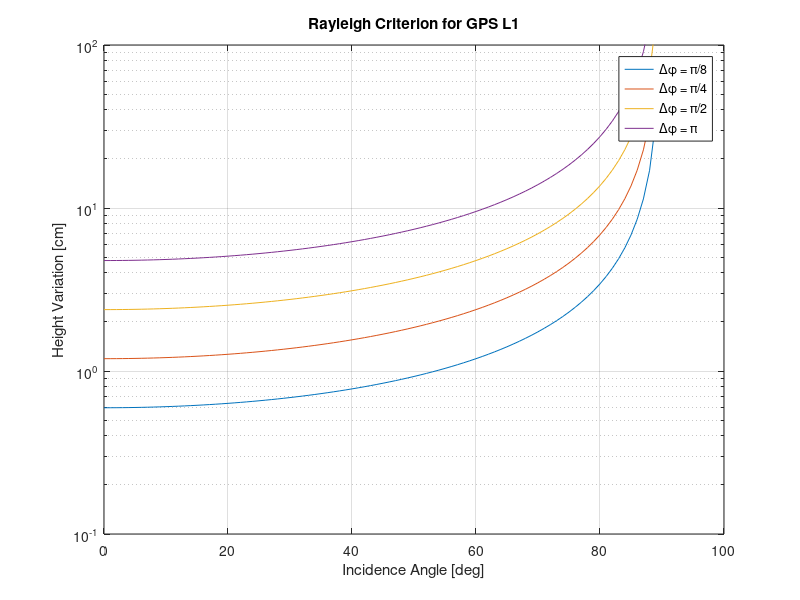

MATLAB code for this plot:
clear; close; clc
c=3e8;
f=1575.42e6;
lambda=c/f;
theta=0:1:90;
figure
for phase=[pi/8 pi/4 pi/2 pi]
    h=lambda/4/pi*phase./sin(deg2rad(90-theta)).*100;
    semilogy(theta,h)
    hold on
end
grid on
legend('\Delta\phi = \pi/8', '\Delta\phi = \pi/4', '\Delta\phi = \pi/2', '\Delta\phi = \pi', 'Location', 'best')
xlabel('Incidence Angle [deg]')
ylabel('Height Variation [cm]')
ylim([0.1,100])
title('Rayleigh Criterion for GPS L1')
